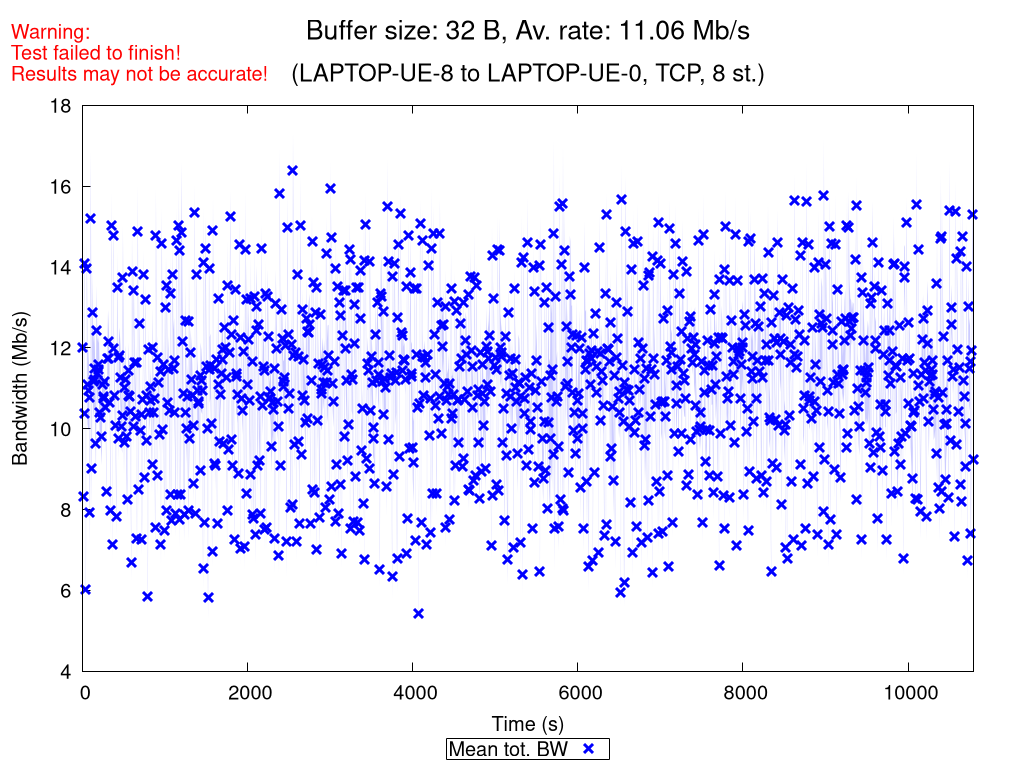

Write gnuplot code to recreate this figure.
set terminal pngcairo nocrop enhanced size 1024,768 font "Verdana,15"
set output "TCP_8_st_2020_10_28_20-03-35_two2one_00032B.png"

set title "{/=20 Buffer size: 32 B, Av. rate: 11.06 Mb/s}\n\n{/=18 (LAPTOP-UE-8 to LAPTOP-UE-0, TCP, 8 st.)}"
set label "Warning:\nTest failed to finish!\nResults may not be accurate!" at screen 0.01, screen 0.96 tc rgb "red"

set xlabel "Time (s)"
set ylabel "Bandwidth (Mb/s)"
set ytics nomirror
set key bmargin center horizontal box samplen 1 width -1
set bmargin 4.6
set rmargin 4.5

rf = 1000000.0  # rate factor
set style fill transparent solid 0.2 noborder
set autoscale xfix
plot "TCP_8_st_2020_10_28_20-03-35_two2one_00032B_iperf_processed.dat" using 1:($2/rf-$3/rf):($2/rf+$3/rf) with filledcurves lc rgb "blue" notitle, \
     "" using 1:($2/rf) with points pt 2 ps 1.5 lw 3 lc rgb "blue" title "Mean tot. BW", \
